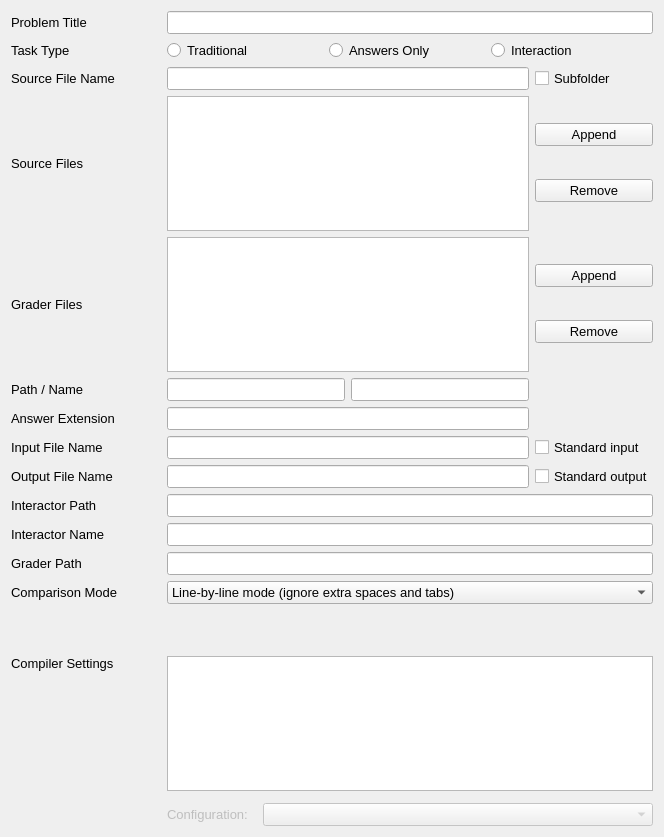
<?xml version="1.0" encoding="UTF-8"?>
<ui version="4.0">
 <class>TaskEditWidget</class>
 <widget class="QWidget" name="TaskEditWidget">
  <property name="geometry">
   <rect>
    <x>0</x>
    <y>0</y>
    <width>664</width>
    <height>837</height>
   </rect>
  </property>
  <property name="windowTitle">
   <string>Form</string>
  </property>
  <layout class="QGridLayout" name="gridLayout">
   <item row="13" column="1" colspan="2">
    <widget class="FileLineEdit" name="graderPath">
     <property name="font">
      <font>
       <pointsize>10</pointsize>
      </font>
     </property>
     <property name="statusTip">
      <string>Where the grader is...</string>
     </property>
    </widget>
   </item>
   <item row="2" column="1">
    <widget class="QLineEdit" name="sourceFileName">
     <property name="font">
      <font>
       <pointsize>10</pointsize>
      </font>
     </property>
     <property name="statusTip">
      <string>Name of the Source File (Without suffix)...</string>
     </property>
    </widget>
   </item>
   <item row="10" column="1">
    <widget class="QLineEdit" name="outputFileName">
     <property name="font">
      <font>
       <pointsize>10</pointsize>
      </font>
     </property>
     <property name="statusTip">
      <string>Name of Output File, the source file need to write data to this file...</string>
     </property>
    </widget>
   </item>
   <item row="10" column="0">
    <widget class="QLabel" name="outputFileNameLabel">
     <property name="sizePolicy">
      <sizepolicy hsizetype="Preferred" vsizetype="Fixed">
       <horstretch>0</horstretch>
       <verstretch>0</verstretch>
      </sizepolicy>
     </property>
     <property name="font">
      <font>
       <pointsize>10</pointsize>
      </font>
     </property>
     <property name="text">
      <string>Output File Name</string>
     </property>
    </widget>
   </item>
   <item row="5" column="0">
    <widget class="QLabel" name="graderFilesLabel">
     <property name="font">
      <font>
       <pointsize>10</pointsize>
      </font>
     </property>
     <property name="text">
      <string>Grader Files</string>
     </property>
    </widget>
   </item>
   <item row="5" column="1">
    <widget class="QTableWidget" name="graderFilesTable">
     <property name="maximumSize">
      <size>
       <width>16777215</width>
       <height>16777215</height>
      </size>
     </property>
     <property name="font">
      <font>
       <pointsize>10</pointsize>
      </font>
     </property>
     <property name="editTriggers">
      <set>QAbstractItemView::EditTrigger::NoEditTriggers</set>
     </property>
     <property name="selectionMode">
      <enum>QAbstractItemView::SelectionMode::SingleSelection</enum>
     </property>
     <property name="selectionBehavior">
      <enum>QAbstractItemView::SelectionBehavior::SelectRows</enum>
     </property>
     <property name="columnCount">
      <number>2</number>
     </property>
     <attribute name="horizontalHeaderVisible">
      <bool>false</bool>
     </attribute>
     <attribute name="verticalHeaderHighlightSections">
      <bool>false</bool>
     </attribute>
     <column>
      <property name="text">
       <string>Path</string>
      </property>
     </column>
     <column>
      <property name="text">
       <string>Name</string>
      </property>
     </column>
    </widget>
   </item>
   <item row="0" column="1" colspan="2">
    <widget class="QLineEdit" name="problemTitle">
     <property name="font">
      <font>
       <pointsize>10</pointsize>
      </font>
     </property>
     <property name="statusTip">
      <string>Problem Title (Not Source File Name)...</string>
     </property>
    </widget>
   </item>
   <item row="2" column="2">
    <widget class="QCheckBox" name="subFolderCheck">
     <property name="font">
      <font>
       <pointsize>10</pointsize>
      </font>
     </property>
     <property name="statusTip">
      <string>Find Source File in subfolders...</string>
     </property>
     <property name="text">
      <string>Subfolder</string>
     </property>
    </widget>
   </item>
   <item row="11" column="0">
    <widget class="QLabel" name="interactorPathLabel">
     <property name="font">
      <font>
       <pointsize>10</pointsize>
       <bold>false</bold>
      </font>
     </property>
     <property name="text">
      <string>Interactor Path</string>
     </property>
    </widget>
   </item>
   <item row="0" column="0">
    <widget class="QLabel" name="problemTitleLabel">
     <property name="sizePolicy">
      <sizepolicy hsizetype="Preferred" vsizetype="Fixed">
       <horstretch>0</horstretch>
       <verstretch>0</verstretch>
      </sizepolicy>
     </property>
     <property name="minimumSize">
      <size>
       <width>150</width>
       <height>0</height>
      </size>
     </property>
     <property name="font">
      <font>
       <pointsize>10</pointsize>
       <bold>false</bold>
      </font>
     </property>
     <property name="text">
      <string>Problem Title</string>
     </property>
    </widget>
   </item>
   <item row="1" column="0">
    <widget class="QLabel" name="taskTypeLabel">
     <property name="sizePolicy">
      <sizepolicy hsizetype="Preferred" vsizetype="Fixed">
       <horstretch>0</horstretch>
       <verstretch>0</verstretch>
      </sizepolicy>
     </property>
     <property name="font">
      <font>
       <pointsize>10</pointsize>
       <bold>false</bold>
      </font>
     </property>
     <property name="text">
      <string>Task Type</string>
     </property>
    </widget>
   </item>
   <item row="16" column="1" colspan="2">
    <widget class="QComboBox" name="comparisonMode">
     <property name="font">
      <font>
       <pointsize>10</pointsize>
      </font>
     </property>
     <property name="statusTip">
      <string>How to check answers...</string>
     </property>
     <property name="currentIndex">
      <number>0</number>
     </property>
     <item>
      <property name="text">
       <string>Line-by-line mode (ignore extra spaces and tabs)</string>
      </property>
     </item>
     <item>
      <property name="text">
       <string>Special judge mode (testlib)</string>
      </property>
     </item>
    </widget>
   </item>
   <item row="3" column="2">
    <layout class="QVBoxLayout" name="verticalLayout_6">
     <item>
      <widget class="QPushButton" name="sourceFilesAppendButton">
       <property name="font">
        <font>
         <pointsize>10</pointsize>
        </font>
       </property>
       <property name="text">
        <string>Append</string>
       </property>
       <property name="icon">
        <iconset resource="../../resource.qrc">
         <normaloff>:/icon/list-add.svg</normaloff>:/icon/list-add.svg</iconset>
       </property>
      </widget>
     </item>
     <item>
      <widget class="QPushButton" name="sourceFilesRemoveButton">
       <property name="font">
        <font>
         <pointsize>10</pointsize>
        </font>
       </property>
       <property name="text">
        <string>Remove</string>
       </property>
       <property name="icon">
        <iconset resource="../../resource.qrc">
         <normaloff>:/icon/list-remove.svg</normaloff>:/icon/list-remove.svg</iconset>
       </property>
      </widget>
     </item>
    </layout>
   </item>
   <item row="13" column="0">
    <widget class="QLabel" name="graderPathLabel">
     <property name="font">
      <font>
       <pointsize>10</pointsize>
       <bold>false</bold>
      </font>
     </property>
     <property name="text">
      <string>Grader Path</string>
     </property>
    </widget>
   </item>
   <item row="17" column="1" colspan="2">
    <widget class="QStackedWidget" name="comparisonSetting">
     <property name="sizePolicy">
      <sizepolicy hsizetype="Preferred" vsizetype="Fixed">
       <horstretch>0</horstretch>
       <verstretch>0</verstretch>
      </sizepolicy>
     </property>
     <property name="currentIndex">
      <number>0</number>
     </property>
     <widget class="QWidget" name="noComparisonSetting"/>
     <widget class="QWidget" name="testlibSpecialJudgeMode">
      <layout class="QHBoxLayout" name="horizontalLayout_10">
       <item>
        <widget class="QLabel" name="testlibSpecialJudgeLabel">
         <property name="sizePolicy">
          <sizepolicy hsizetype="Fixed" vsizetype="Preferred">
           <horstretch>0</horstretch>
           <verstretch>0</verstretch>
          </sizepolicy>
         </property>
         <property name="text">
          <string>Checker Path:</string>
         </property>
        </widget>
       </item>
       <item>
        <widget class="QComboBox" name="testlibSpecialJudge">
         <property name="font">
          <font>
           <pointsize>9</pointsize>
          </font>
         </property>
        </widget>
       </item>
      </layout>
     </widget>
    </widget>
   </item>
   <item row="3" column="1">
    <widget class="QTableWidget" name="sourceFilesTable">
     <property name="sizePolicy">
      <sizepolicy hsizetype="Expanding" vsizetype="Expanding">
       <horstretch>0</horstretch>
       <verstretch>0</verstretch>
      </sizepolicy>
     </property>
     <property name="maximumSize">
      <size>
       <width>16777215</width>
       <height>16777215</height>
      </size>
     </property>
     <property name="font">
      <font>
       <pointsize>10</pointsize>
      </font>
     </property>
     <property name="editTriggers">
      <set>QAbstractItemView::EditTrigger::NoEditTriggers</set>
     </property>
     <property name="selectionMode">
      <enum>QAbstractItemView::SelectionMode::SingleSelection</enum>
     </property>
     <property name="selectionBehavior">
      <enum>QAbstractItemView::SelectionBehavior::SelectRows</enum>
     </property>
     <property name="columnCount">
      <number>2</number>
     </property>
     <attribute name="horizontalHeaderVisible">
      <bool>false</bool>
     </attribute>
     <attribute name="verticalHeaderHighlightSections">
      <bool>false</bool>
     </attribute>
     <column>
      <property name="text">
       <string>Path</string>
      </property>
     </column>
     <column>
      <property name="text">
       <string>Name</string>
      </property>
     </column>
    </widget>
   </item>
   <item row="7" column="0">
    <widget class="QLabel" name="multiFilesPathNameLabel">
     <property name="font">
      <font>
       <pointsize>10</pointsize>
      </font>
     </property>
     <property name="text">
      <string>Path / Name</string>
     </property>
    </widget>
   </item>
   <item row="9" column="1">
    <widget class="QLineEdit" name="inputFileName">
     <property name="font">
      <font>
       <pointsize>10</pointsize>
      </font>
     </property>
     <property name="statusTip">
      <string>Name of Input File, the source file need to read data from this file...</string>
     </property>
    </widget>
   </item>
   <item row="3" column="0">
    <widget class="QLabel" name="sourceFilesLabel">
     <property name="font">
      <font>
       <pointsize>10</pointsize>
      </font>
     </property>
     <property name="text">
      <string>Source Files</string>
     </property>
    </widget>
   </item>
   <item row="9" column="2">
    <widget class="QCheckBox" name="standardInputCheck">
     <property name="font">
      <font>
       <pointsize>10</pointsize>
      </font>
     </property>
     <property name="statusTip">
      <string>Redirect to standard input...</string>
     </property>
     <property name="text">
      <string>Standard input</string>
     </property>
    </widget>
   </item>
   <item row="12" column="1" colspan="2">
    <widget class="QLineEdit" name="interactorName">
     <property name="font">
      <font>
       <pointsize>10</pointsize>
      </font>
     </property>
     <property name="statusTip">
      <string>Interactor Name...</string>
     </property>
    </widget>
   </item>
   <item row="21" column="1" colspan="2">
    <layout class="QVBoxLayout" name="verticalLayout_4">
     <property name="spacing">
      <number>12</number>
     </property>
     <item>
      <widget class="QListWidget" name="compilersList">
       <property name="font">
        <font>
         <pointsize>10</pointsize>
        </font>
       </property>
       <property name="statusTip">
        <string>Set compilers...</string>
       </property>
      </widget>
     </item>
     <item>
      <layout class="QHBoxLayout" name="horizontalLayout_16">
       <property name="spacing">
        <number>15</number>
       </property>
       <item>
        <widget class="QLabel" name="configurationLabel">
         <property name="enabled">
          <bool>false</bool>
         </property>
         <property name="sizePolicy">
          <sizepolicy hsizetype="Fixed" vsizetype="Preferred">
           <horstretch>0</horstretch>
           <verstretch>0</verstretch>
          </sizepolicy>
         </property>
         <property name="font">
          <font>
           <pointsize>10</pointsize>
          </font>
         </property>
         <property name="text">
          <string>Configuration:</string>
         </property>
        </widget>
       </item>
       <item>
        <widget class="QComboBox" name="configurationSelect">
         <property name="enabled">
          <bool>false</bool>
         </property>
         <property name="font">
          <font>
           <pointsize>10</pointsize>
          </font>
         </property>
         <property name="statusTip">
          <string>Set compiler configurations (&quot;disable&quot; means banishment of this type of files)...</string>
         </property>
        </widget>
       </item>
      </layout>
     </item>
    </layout>
   </item>
   <item row="8" column="0">
    <widget class="QLabel" name="answerFileExtensionLabel">
     <property name="sizePolicy">
      <sizepolicy hsizetype="Preferred" vsizetype="Fixed">
       <horstretch>0</horstretch>
       <verstretch>0</verstretch>
      </sizepolicy>
     </property>
     <property name="font">
      <font>
       <pointsize>10</pointsize>
      </font>
     </property>
     <property name="text">
      <string>Answer Extension</string>
     </property>
    </widget>
   </item>
   <item row="21" column="0">
    <layout class="QVBoxLayout" name="verticalLayout_3">
     <item>
      <widget class="QLabel" name="compilerSettingsLabel">
       <property name="sizePolicy">
        <sizepolicy hsizetype="Preferred" vsizetype="Fixed">
         <horstretch>0</horstretch>
         <verstretch>0</verstretch>
        </sizepolicy>
       </property>
       <property name="font">
        <font>
         <pointsize>10</pointsize>
         <bold>false</bold>
        </font>
       </property>
       <property name="text">
        <string>Compiler Settings</string>
       </property>
      </widget>
     </item>
     <item>
      <spacer name="verticalSpacer">
       <property name="orientation">
        <enum>Qt::Orientation::Vertical</enum>
       </property>
       <property name="sizeHint" stdset="0">
        <size>
         <width>20</width>
         <height>40</height>
        </size>
       </property>
      </spacer>
     </item>
    </layout>
   </item>
   <item row="16" column="0">
    <widget class="QLabel" name="comparisonModeLabel">
     <property name="sizePolicy">
      <sizepolicy hsizetype="Preferred" vsizetype="Fixed">
       <horstretch>0</horstretch>
       <verstretch>0</verstretch>
      </sizepolicy>
     </property>
     <property name="font">
      <font>
       <pointsize>10</pointsize>
       <bold>false</bold>
      </font>
     </property>
     <property name="text">
      <string>Comparison Mode</string>
     </property>
    </widget>
   </item>
   <item row="11" column="1" colspan="2">
    <widget class="FileLineEdit" name="interactorPath">
     <property name="font">
      <font>
       <pointsize>10</pointsize>
      </font>
     </property>
     <property name="statusTip">
      <string>Interactor Path...</string>
     </property>
    </widget>
   </item>
   <item row="2" column="0">
    <widget class="QLabel" name="sourceFileNameLabel">
     <property name="sizePolicy">
      <sizepolicy hsizetype="Preferred" vsizetype="Fixed">
       <horstretch>0</horstretch>
       <verstretch>0</verstretch>
      </sizepolicy>
     </property>
     <property name="font">
      <font>
       <pointsize>10</pointsize>
       <bold>false</bold>
      </font>
     </property>
     <property name="text">
      <string>Source File Name</string>
     </property>
    </widget>
   </item>
   <item row="12" column="0">
    <widget class="QLabel" name="interactorNameLabel">
     <property name="font">
      <font>
       <pointsize>10</pointsize>
       <bold>false</bold>
      </font>
     </property>
     <property name="text">
      <string>Interactor Name</string>
     </property>
    </widget>
   </item>
   <item row="9" column="0">
    <widget class="QLabel" name="inputFileNameLabel">
     <property name="sizePolicy">
      <sizepolicy hsizetype="Preferred" vsizetype="Fixed">
       <horstretch>0</horstretch>
       <verstretch>0</verstretch>
      </sizepolicy>
     </property>
     <property name="font">
      <font>
       <pointsize>10</pointsize>
      </font>
     </property>
     <property name="text">
      <string>Input File Name</string>
     </property>
    </widget>
   </item>
   <item row="10" column="2">
    <widget class="QCheckBox" name="standardOutputCheck">
     <property name="font">
      <font>
       <pointsize>10</pointsize>
      </font>
     </property>
     <property name="statusTip">
      <string>Redirect to standard output...</string>
     </property>
     <property name="text">
      <string>Standard output</string>
     </property>
    </widget>
   </item>
   <item row="8" column="1">
    <widget class="QLineEdit" name="answerFileExtension">
     <property name="sizePolicy">
      <sizepolicy hsizetype="Expanding" vsizetype="Fixed">
       <horstretch>0</horstretch>
       <verstretch>0</verstretch>
      </sizepolicy>
     </property>
     <property name="font">
      <font>
       <pointsize>10</pointsize>
      </font>
     </property>
     <property name="statusTip">
      <string>Extension of Contestant's Answer File, only in Answer-only task...</string>
     </property>
    </widget>
   </item>
   <item row="7" column="1">
    <layout class="QHBoxLayout" name="horizontalLayout_5">
     <item>
      <widget class="QLineEdit" name="multiFilesPathLineEdit">
       <property name="font">
        <font>
         <pointsize>10</pointsize>
        </font>
       </property>
      </widget>
     </item>
     <item>
      <widget class="QLineEdit" name="multiFilesNameLineEdit">
       <property name="font">
        <font>
         <pointsize>10</pointsize>
        </font>
       </property>
      </widget>
     </item>
    </layout>
   </item>
   <item row="5" column="2">
    <layout class="QVBoxLayout" name="verticalLayout_7">
     <item>
      <widget class="QPushButton" name="graderFilesAppendButton">
       <property name="font">
        <font>
         <pointsize>10</pointsize>
        </font>
       </property>
       <property name="text">
        <string>Append</string>
       </property>
       <property name="icon">
        <iconset resource="../../resource.qrc">
         <normaloff>:/icon/list-add.svg</normaloff>:/icon/list-add.svg</iconset>
       </property>
      </widget>
     </item>
     <item>
      <widget class="QPushButton" name="graderFilesRemoveButton">
       <property name="font">
        <font>
         <pointsize>10</pointsize>
        </font>
       </property>
       <property name="text">
        <string>Remove</string>
       </property>
       <property name="icon">
        <iconset resource="../../resource.qrc">
         <normaloff>:/icon/list-remove.svg</normaloff>:/icon/list-remove.svg</iconset>
       </property>
      </widget>
     </item>
    </layout>
   </item>
   <item row="1" column="1" colspan="2">
    <layout class="QVBoxLayout" name="verticalLayout">
     <property name="spacing">
      <number>0</number>
     </property>
     <item>
      <layout class="QHBoxLayout" name="horizontalLayout">
       <item>
        <widget class="QRadioButton" name="traditionalButton">
         <property name="font">
          <font>
           <pointsize>10</pointsize>
          </font>
         </property>
         <property name="statusTip">
          <string>Traditional Task...</string>
         </property>
         <property name="text">
          <string>Traditional</string>
         </property>
        </widget>
       </item>
       <item>
        <widget class="QRadioButton" name="answersOnlyButton">
         <property name="font">
          <font>
           <pointsize>10</pointsize>
          </font>
         </property>
         <property name="statusTip">
          <string>Answer-Only Task...</string>
         </property>
         <property name="text">
          <string>Answers Only</string>
         </property>
        </widget>
       </item>
       <item>
        <widget class="QRadioButton" name="interactionButton">
         <property name="font">
          <font>
           <pointsize>10</pointsize>
          </font>
         </property>
         <property name="statusTip">
          <string>Interaction Task...</string>
         </property>
         <property name="text">
          <string>Interaction</string>
         </property>
        </widget>
       </item>
      </layout>
     </item>
    </layout>
   </item>
  </layout>
 </widget>
 <customwidgets>
  <customwidget>
   <class>FileLineEdit</class>
   <extends>QLineEdit</extends>
   <header>filelineedit.h</header>
  </customwidget>
 </customwidgets>
 <tabstops>
  <tabstop>problemTitle</tabstop>
  <tabstop>sourceFileName</tabstop>
  <tabstop>subFolderCheck</tabstop>
  <tabstop>sourceFilesTable</tabstop>
  <tabstop>sourceFilesAppendButton</tabstop>
  <tabstop>sourceFilesRemoveButton</tabstop>
  <tabstop>graderFilesTable</tabstop>
  <tabstop>graderFilesAppendButton</tabstop>
  <tabstop>graderFilesRemoveButton</tabstop>
  <tabstop>multiFilesPathLineEdit</tabstop>
  <tabstop>multiFilesNameLineEdit</tabstop>
  <tabstop>answerFileExtension</tabstop>
  <tabstop>inputFileName</tabstop>
  <tabstop>standardInputCheck</tabstop>
  <tabstop>outputFileName</tabstop>
  <tabstop>standardOutputCheck</tabstop>
  <tabstop>interactorPath</tabstop>
  <tabstop>interactorName</tabstop>
  <tabstop>graderPath</tabstop>
  <tabstop>comparisonMode</tabstop>
  <tabstop>compilersList</tabstop>
  <tabstop>configurationSelect</tabstop>
 </tabstops>
 <resources>
  <include location="../../resource.qrc"/>
 </resources>
</ui>
